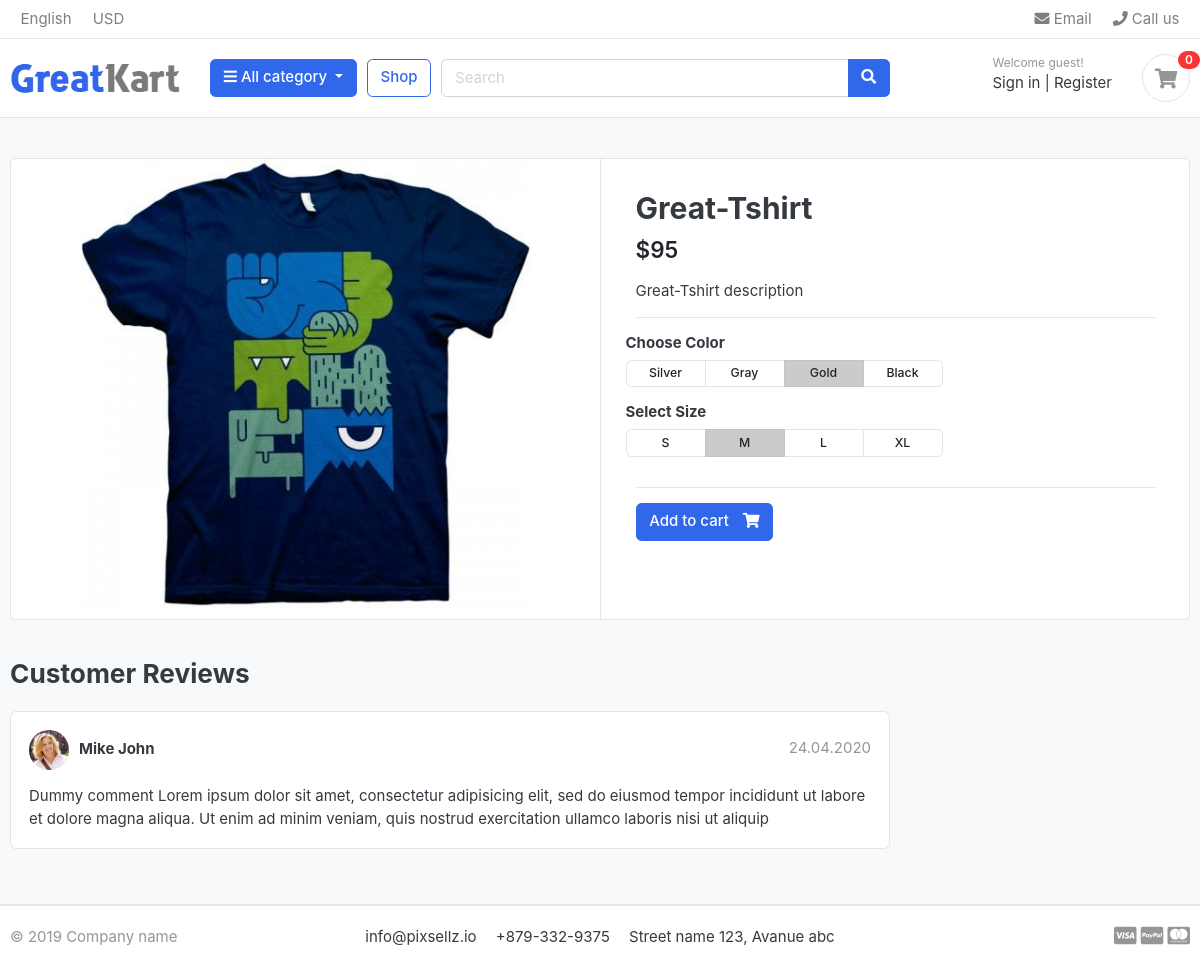
Page /shop/t-shirts/great-tshirt/ on the earlier database version.
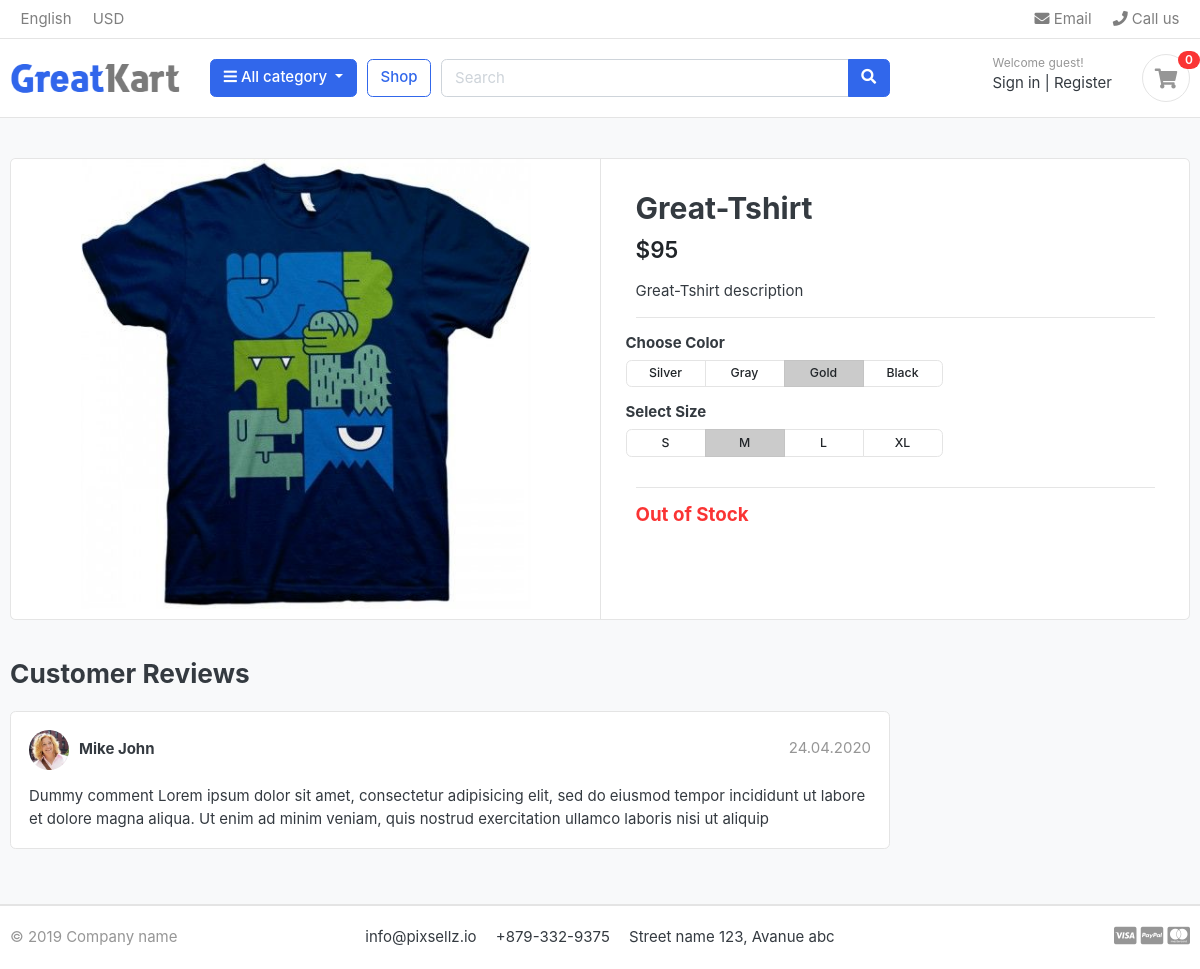
Same page on the later database version.
### shop/models.py (models this page shows, shortened)
class Product(models.Model):
    product_name    = models.CharField(max_length=200, unique=True)
    slug            = models.SlugField(max_length=200, unique=True)
    description     = models.TextField(max_length=500, blank=True)
    price           = models.IntegerField()
    images          = models.ImageField(upload_to='photos/products')
    stock           = models.IntegerField()
    is_available    = models.BooleanField(default=True)
    category        = models.ForeignKey(Category, on_delete=models.CASCADE)
    created_date    = models.DateTimeField(auto_now_add=True)
    modified_date   = models.DateTimeField(auto_now=True)

### shop/views.py (the view)
def product_detail (request, category_slug, product_slug):
    try:
        single_product = Product.objects.get(category__category_url=category_slug, slug=product_slug)
    except Exception as e:
        raise e
    context = {
        'single_product': single_product,
    }
    return render(request, 'shop/product_detail.html', context)

### category/context_processors.py (called while the page is built)
def menu_links(request):
    links=Category.objects.all()
    return dict (links=links)

### category/models.py (called while the page is built)
    def get_url(self):
            return reverse ('products_by_category', args=[self.category_url])

### templates/shop/product_detail.html
{% extends 'base.html' %}
{% load static %}
{% block content %}
<section class="section-content padding-y bg">
    <div class="container">
    <div class="card">
        <div class="row no-gutters">
            <aside class="col-md-6">
    <article class="gallery-wrap">
        <div class="img-big-wrap">
           <a href="#"><img src="{{ single_product.images.url }}"></a>
        </div>
    </article>
            </aside>
            <main class="col-md-6 border-left">
    <article class="content-body">
    <h2 class="title">{{ single_product.product_name }}</h2>
    <div class="mb-3">
        <var class="price h4">${{ single_product.price }}</var>
    </div>
    <p> {{ single_product.description }} </p>
    <hr>
        <div class="row">
            <div class="item-option-select">
                <h6>Choose Color</h6>
                <div class="btn-group btn-group-sm btn-group-toggle" data-toggle="buttons">
                  <label class="btn btn-light">
                    <input type="radio" name="radio_color"> Silver
                  </label>
                  <label class="btn btn-light">
                    <input type="radio" name="radio_color" > Gray
                  </label>
                  <label class="btn btn-light active">
                    <input type="radio" name="radio_color checked"> Gold
                  </label>
                  <label class="btn btn-light">
                    <input type="radio" name="radio_color"> Black
                  </label>
                </div>
            </div>
        </div>
        <div class="row">
            <div class="item-option-select">
                <h6>Select Size</h6>
                <div class="btn-group btn-group-sm btn-group-toggle" data-toggle="buttons">
                  <label class="btn btn-light">
                    <input type="radio" name="radio_color"> S
                  </label>
                  <label class="btn btn-light active">
                    <input type="radio" name="radio_color" checked> M
                  </label>
                  <label class="btn btn-light">
                    <input type="radio" name="radio_color"> L
                  </label>
                  <label class="btn btn-light">
                    <input type="radio" name="radio_color"> XL
                  </label>
                </div>
            </div>
        </div>
        <hr>
        {% if single_product.stock <= 0 %}
        <h5 class= "text-danger">Out of Stock</h5>
        {% else %}
        <a href="./product-detail.html" class="btn  btn-primary"> <span class="text">Add to cart</span> <i class="fas fa-shopping-cart"></i>  </a>
        {% endif %}
    </article>
            </main>
        </div>
    </div>
    <br>
    <div class="row">
                <div class="col-md-9">
        <header class="section-heading">
            <h3>Customer Reviews </h3>
        </header>
        <article class="box mb-3">
            <div class="icontext w-100">
                <img src="{% static './images/avatars/avatar1.jpg' %}" class="img-xs icon rounded-circle">
                <div class="text">
                    <span class="date text-muted float-md-right">24.04.2020 </span>
                    <h6 class="mb-1">Mike John </h6>
                </div>
            </div>
            <div class="mt-3">
                <p>
                    Dummy comment Lorem ipsum dolor sit amet, consectetur adipisicing elit, sed do eiusmod
                    tempor incididunt ut labore et dolore magna aliqua. Ut enim ad minim veniam,
                    quis nostrud exercitation ullamco laboris nisi ut aliquip
                </p>
            </div>
        </article>
        </div>
    </div>
    </div>
    </section>
    {% endblock %}

### templates/base.html (shortened to what this page needs)
{% load static %}
<!DOCTYPE HTML>
<html lang="en">
<head>
<link href="{% static 'css/bootstrap.css' %}" rel="stylesheet" type="text/css"/>
<link href="{% static 'fonts/fontawesome/css/all.min.css' %}" type="text/css" rel="stylesheet">
<link href="{% static 'css/ui.css' %}" rel="stylesheet" type="text/css"/>
<link href="{% static 'css/responsive.css' %}" rel="stylesheet" media="only screen and (max-width: 1200px)" />
</head>
<body>
    {% include 'includes/navbar.html' %}
    {% block content %}{% endblock %}
{% include 'includes/footer.html' %}

### templates/includes/navbar.html (shortened to what this page needs)
{% load static %}
<header class="section-header">
    <nav class="navbar p-md-0 navbar-expand-sm navbar-light border-bottom">
    <div class="container">
      <div class="collapse navbar-collapse" id="navbarTop4">
        <ul class="navbar-nav mr-auto">
            <li class="nav-item dropdown">
                 <a href="#" class="nav-link">   English </a>
            </li>
            <li class="nav-item dropdown">
                <a href="#" class="nav-link"> USD </a>
            </li>
        </ul>
        <ul class="navbar-nav">
            <li><a href="#" class="nav-link"> <i class="fa fa-envelope"></i> Email </a></li>
            <li><a href="#" class="nav-link"> <i class="fa fa-phone"></i> Call us </a></li>
        </ul>
      </div>
    </div>
    </nav>
    <section class="header-main border-bottom">
        <div class="container">
    <div class="row align-items-center">
        <div class="col-lg-2 col-md-3 col-6">
            <a href="{% url 'home' %}" class="brand-wrap">
                <img class="logo" src="{% static './images/logo.png' %}">
            </a>
        </div>
        <div class="col-lg col-sm col-md col-6 flex-grow-0">
            <div class="category-wrap dropdown d-inline-block float-right">
                <button type="button" class="btn btn-primary dropdown-toggle" data-toggle="dropdown">
                    <i class="fa fa-bars"></i> All category
                </button>
            </div>
        </div>
        <a href="{% url 'shop' %}" class="btn btn-outline-primary">Shop</a>
        <div class="col-lg  col-md-6 col-sm-12 col">
            <form action="#" class="search">
                <div class="input-group w-100">
                    <input type="text" class="form-control" style="width:60%;" placeholder="Search">
                    <div class="input-group-append">
                      <button class="btn btn-primary" type="submit">
                        <i class="fa fa-search"></i>
                      </button>
                    </div>
                </div>
            </form>
        </div>
        <div class="col-lg-3 col-sm-6 col-8 order-2 order-lg-3">
                    <div class="d-flex justify-content-end mb-3 mb-lg-0">
                        <div class="widget-header">
                            <small class="title text-muted">Welcome guest!</small>
                            <div>
                                <a href="./signin.html">Sign in</a> <span class="dark-transp"> | </span>
                                <a href="./register.html"> Register</a>
                            </div>
                        </div>
                        <a href="./cart.html" class="widget-header pl-3 ml-3">
                            <div class="icon icon-sm rounded-circle border"><i class="fa fa-shopping-cart"></i></div>
                            <span class="badge badge-pill badge-danger notify">0</span>
                        </a>
                    </div>
                </div>
    </div>
        </div>
    </section>
    </header>

### templates/includes/footer.html
<footer class="section-footer border-top">
	<div class="container">
		<section class="footer-bottom border-top row">
			<div class="col-md-2">
				<p class="text-muted"> &copy 2019 Company name </p>
			</div>
			<div class="col-md-8 text-md-center">
				<span  class="px-2">info@pixsellz.io</span>
				<span  class="px-2">+879-332-9375</span>
				<span  class="px-2">Street name 123, Avanue abc</span>
			</div>
			<div class="col-md-2 text-md-right text-muted">
				<i class="fab fa-lg fa-cc-visa"></i>
				<i class="fab fa-lg fa-cc-paypal"></i>
				<i class="fab fa-lg fa-cc-mastercard"></i>
			</div>
		</section>
	</div>
</footer>

### static/css/ui.css (style rules this page uses)
html { font-family: "Inter", sans-serif; font-size: 15px; }
.content-body { flex: 1 1 auto; padding: 2rem 2.3rem; }
.icon-xs, .icon-sm, .icon-md, .icon-lg { display: inline-block; text-align: center; flex-shrink: 0; flex-grow: 0; }
.icon-sm { width: 48px; height: 48px; line-height: 48px !important; font-size: 20px; }
.img-xs, .img-sm, .img-md, .img-lg { -o-object-fit: cover; object-fit: cover; flex-shrink: 0; flex-grow: 0; }
.img-xs { width: 40px; height: 40px; }
.padding-y { padding-top: 40px; padding-bottom: 40px; }
var { font-style: normal; }
article:after, .form-group:after { display: block; clear: both; content: ""; }
.bg { background-color: #f8f9fa; }
.section-heading { margin-bottom: 20px; margin-top: 15px; }
p:last-child { margin-bottom: 0; }
.header-main { position: relative; padding-top: 1rem; padding-bottom: 1rem; }
.brand-wrap .logo, .navbar-brand .logo { margin-right: 7px; max-height: 42px; display: inline-block; }
.widget-header { display: inline-block; vertical-align: middle; position: relative; }
.widget-header a { color: #343a40; }
.widget-header i { color: #969696; }
.widget-header .title { display: block; }
.widget-header .notify { position: absolute; top: -3px; right: -10px; }
.footer-bottom { padding-top: 20px; padding-bottom: 20px; }
.btn-light { background-color: #fff; border-color: #e4e4e4; }
.icontext { display: inline-flex; align-items: center; vertical-align: middle; }
.icontext .text { width: 100%; line-height: 1.2; }
.icontext .icon { position: relative; margin-right: 10px; flex-shrink: 0; flex-grow: 0; }
.notify { position: absolute; top: -4px; right: -10px; display: inline-block; padding: 0.25em 0.6em; font-size: 12px; line-height: 1; text-align: center; border-radius: 3rem; color: #fff; background-color: #fa3434; }
.price { font-weight: 600; color: #212529; }
.box { padding: 18px; background: #fff; border-radius: 0.37rem; border: 1px solid #e4e4e4; }
.box img { max-width: 100%; }
.gallery-wrap .img-big-wrap { margin-bottom: 10px; border-radius: 0.37rem; overflow: hidden; background-color: #fff; }
.gallery-wrap .img-big-wrap a { text-align: center; display: block; }
.gallery-wrap .img-big-wrap img { height: 450px; width: auto; display: inline-block; }
.item-option-select { margin-bottom: 1rem; display: inline-block; margin-right: 15px; }
.item-option-select .btn { min-width: 80px; }

Differences in the rows shown:
changed Product "Great-Tshirt": stock 60 → 0 (drawn)
Other differences:
text no longer shown: "Add to cart"
text now shown: "Out of Stock"
